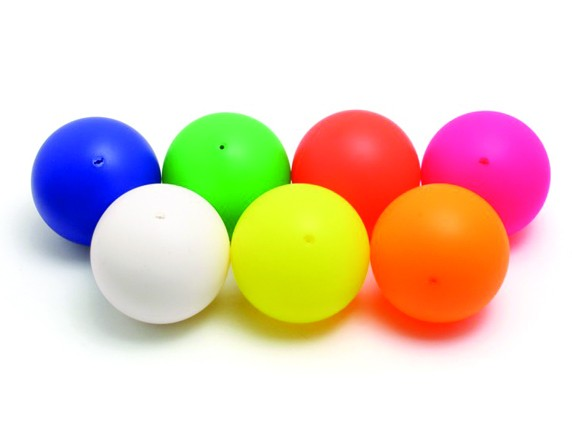
#> input picture bola.jpg, 572 x 426 px
$ python interactivecolordetect.py
#> lines starting #> are read from the running program, lines starting #| are printed output that depends on the picture
import cv2,argparse
import numpy as np

# mouse callback function
def showPixelValue(event,x,y,flags,param):
    global img, combinedResult, placeholder

    if event == cv2.EVENT_MOUSEMOVE:
        # get the value of pixel from the location of mouse in (x,y)
        bgr = img[y,x]

        # Convert the BGR pixel into other colro formats
        ycb = cv2.cvtColor(np.uint8([[bgr]]),cv2.COLOR_BGR2YCrCb)[0][0]
        lab = cv2.cvtColor(np.uint8([[bgr]]),cv2.COLOR_BGR2Lab)[0][0]
        hsv = cv2.cvtColor(np.uint8([[bgr]]),cv2.COLOR_BGR2HSV)[0][0]

        # Create an empty placeholder for displaying the values
        placeholder = np.zeros((img.shape[0],400,3),dtype=np.uint8)

        # fill the placeholder with the values of color spaces
        cv2.putText(placeholder, "BGR {}".format(bgr), (20, 70), cv2.FONT_HERSHEY_COMPLEX, .9, (255,255,255), 1, cv2.LINE_AA)
        cv2.putText(placeholder, "HSV {}".format(hsv), (20, 140), cv2.FONT_HERSHEY_COMPLEX, .9, (255,255,255), 1, cv2.LINE_AA)
        cv2.putText(placeholder, "YCrCb {}".format(ycb), (20, 210), cv2.FONT_HERSHEY_COMPLEX, .9, (255,255,255), 1, cv2.LINE_AA)
        cv2.putText(placeholder, "LAB {}".format(lab), (20, 280), cv2.FONT_HERSHEY_COMPLEX, .9, (255,255,255), 1, cv2.LINE_AA)

        # Combine the two results to show side by side in a single image
        combinedResult = np.hstack([img,placeholder])

        cv2.imshow('PRESS P for Previous, N for Next Image',combinedResult)


if __name__ == '__main__' :

    # load the image and setup the mouse callback function
    global img
    #files = glob.glob('images/rub*.jpg')
    #files.sort()
    img = cv2.imread('bola.jpg')
#> img is the input picture: shape (426, 572, 3); mean B, G, R 191.2, 210, 230.4
    img = cv2.resize(img,(400,400))
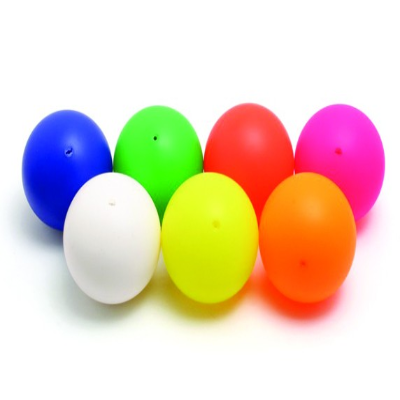
#> img: shape (400, 400, 3); mean B, G, R 191.1, 209.9, 230.3
    cv2.imshow('PRESS P for Previous, N for Next Image',img)

    # Create an empty window
    cv2.namedWindow('PRESS P for Previous, N for Next Image')
    # Create a callback function for any event on the mouse
    cv2.setMouseCallback('PRESS P for Previous, N for Next Image',showPixelValue)
    i = 0
    while(1):
        k = cv2.waitKey(1) & 0xFF
#> (key Esc is pressed here)
        # check next image in the folder
        if k == ord('n'):
            i += 1
            img = cv2.imread(files[i%len(files)])
            img = cv2.resize(img,(400,400))
            cv2.imshow('PRESS P for Previous, N for Next Image',img)

        # check previous image in folder
        elif k == ord('p'):
            i -= 1
            img = cv2.imread(files[i%len(files)])
            img = cv2.resize(img,(400,400))
            cv2.imshow('PRESS P for Previous, N for Next Image',img)

        elif k == 27:
            cv2.destroyAllWindows()
            break
